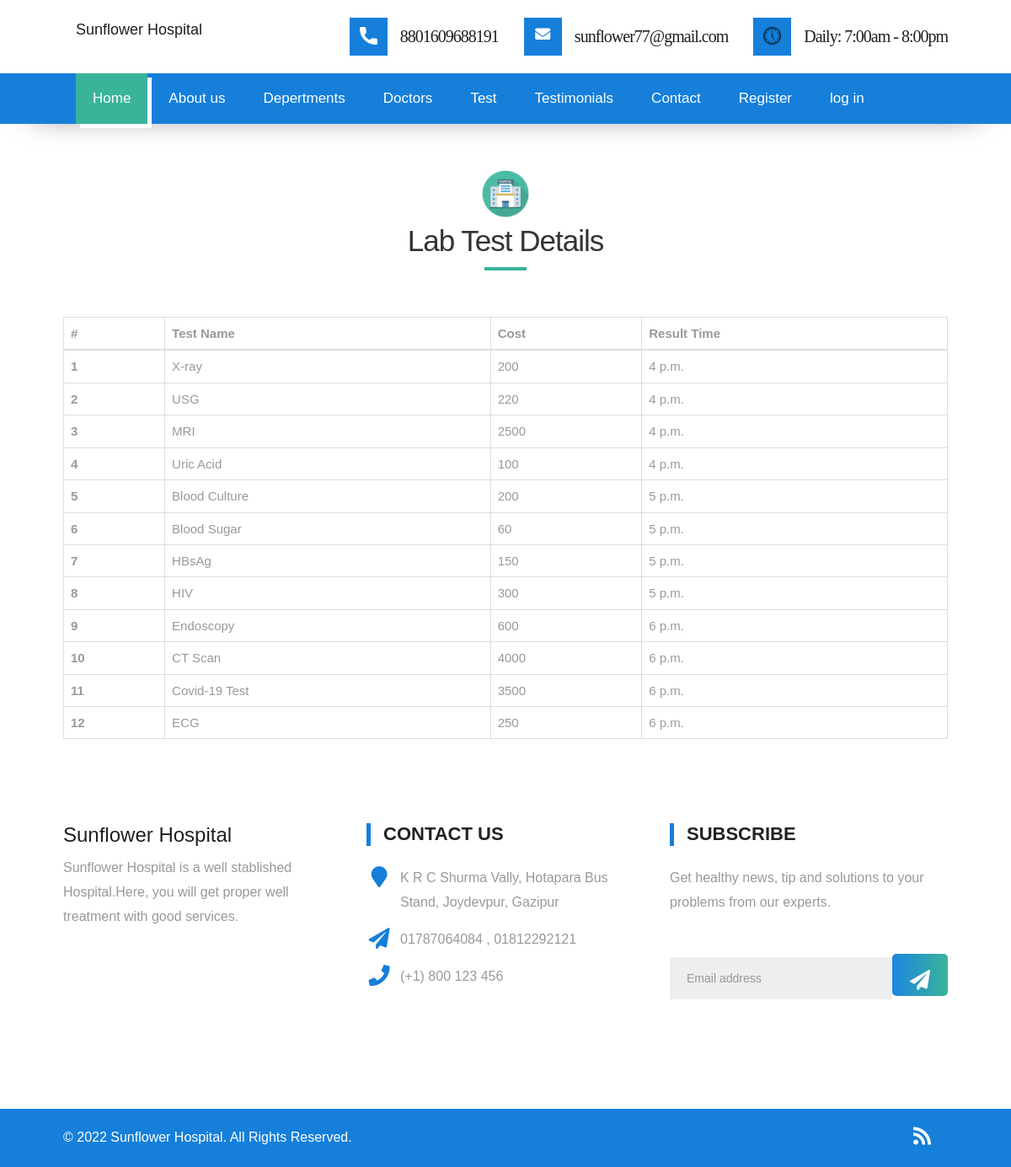
Screenshot of /test_price_list/ with the database file from the repository.
### homeapp/models.py (models this page shows)
class Laboratory(models.Model):
    testname=models.CharField(max_length=100)
    costoftest=models.IntegerField(blank=True, null=True)
    resulttime=models.TimeField()

### homeapp/views.py (the view)
# urls.py: path('test_price_list/', views.test_price_list, name='test_price_list'),
def test_price_list(request):
    laboratorys = Laboratory.objects.all()
    return render(request,'homeapp/test_price.html',{'laboratorys':laboratorys})

### templates/homeapp/test_price.html (shortened to what this page needs)
{% extends 'base.html' %}
{% load static %}
{% block content %}
{% include 'homeapp/navbar.html' %}
<div class="container table-responsive">
  <div class="heading">
    <span class="icon-logo"><img src="{% static 'images/h.png'%}" alt="#"></span>
    <h2>Lab Test Details</h2>
 </div>
 </div>
<div class="container  py-5">
    <table class="table table-bordered table-hover">
      <thead class="thead-dark">
        <tr>
          <th scope="col">#</th>
          <th scope="col">Test Name</th>
          <th scope="col">Cost</th>
          <th scope="col">Result Time</th>
        </tr>
      </thead>
      <tbody>
        {% for lav in laboratorys %}
        <tr>
          <th scope="row">{{lav.id}}</th>
          <td>{{lav.testname}}</td>
          <td>{{lav.costoftest}}</td>
          <td>{{lav.resulttime}}</td>
        </tr>
        {% endfor %}
      </tbody>
    </table>
    </div>
{% include 'homeapp/footer.html' %}
{% endblock %}

### static/css/style.css (style rules this page uses)
body { color: #999; font-size: 15px; font-family: 'Source Sans Pro', sans-serif; line-height: 1.80857; }
h1, h2, h3, h4, h5, h6 { letter-spacing: 0; font-weight: normal; position: relative; padding: 0 0 10px 0; font-weight: normal; line-height: 120% !important; color: #1f1f1f; margin: 0 }
h2 { font-size: 22px }
.table-responsive { margin-top: 200px; }
body { margin-top:20px; }

### static/css/versions.css (style rules this page uses)
body.clinic_version { font-family: 'Roboto', sans-serif; }

### static/css/responsive.css (style rules this page uses)
@media (max-width: 1200px) { .container { width: 90%; } }

### static/css/custom.css (style rules this page uses)
* { font-family: 'Poppins', sans-serif; }
h1,h2,h3,h4,h5,h6 { font-family: 'Poppins', sans-serif; }
.heading { text-align: center; float: left; width: 100%; margin: 0 0 50px 0; }
.heading h2 { font-size: 35px; text-transform: none; font-weight: 400; letter-spacing: -1px; color: #333; margin: 5px 0; padding: 0; position: relative; }
.icon-logo img { width: 60px; }
.heading h2::after { width: 50px; height: 4px; background: #39b49b; content: ""; display: block; margin: 10px auto 0; }

### static/css/detail.css (style rules this page uses)
img { max-width: 100%; }
img { vertical-align: middle; border-style: none; }

### rows the page displays
Laboratory: id "1", testname "X-ray", costoftest "200", resulttime "4 p.m."
Laboratory: id "2", testname "USG", costoftest "220", resulttime "4 p.m."
Laboratory: id "3", testname "MRI", costoftest "2500", resulttime "4 p.m."
Laboratory: id "4", testname "Uric Acid", costoftest "100", resulttime "4 p.m."
Laboratory: id "5", testname "Blood Culture", costoftest "200", resulttime "5 p.m."
Laboratory: id "6", testname "Blood Sugar", costoftest "60", resulttime "5 p.m."
Laboratory: id "7", testname "HBsAg", costoftest "150", resulttime "5 p.m."
Laboratory: id "8", testname "HIV", costoftest "300", resulttime "5 p.m."
Laboratory: id "9", testname "Endoscopy", costoftest "600", resulttime "6 p.m."
Laboratory: id "10", testname "CT Scan", costoftest "4000", resulttime "6 p.m."
Laboratory: id "11", testname "Covid-19 Test", costoftest "3500", resulttime "6 p.m."
Laboratory: id "12", testname "ECG", costoftest "250", resulttime "6 p.m."
